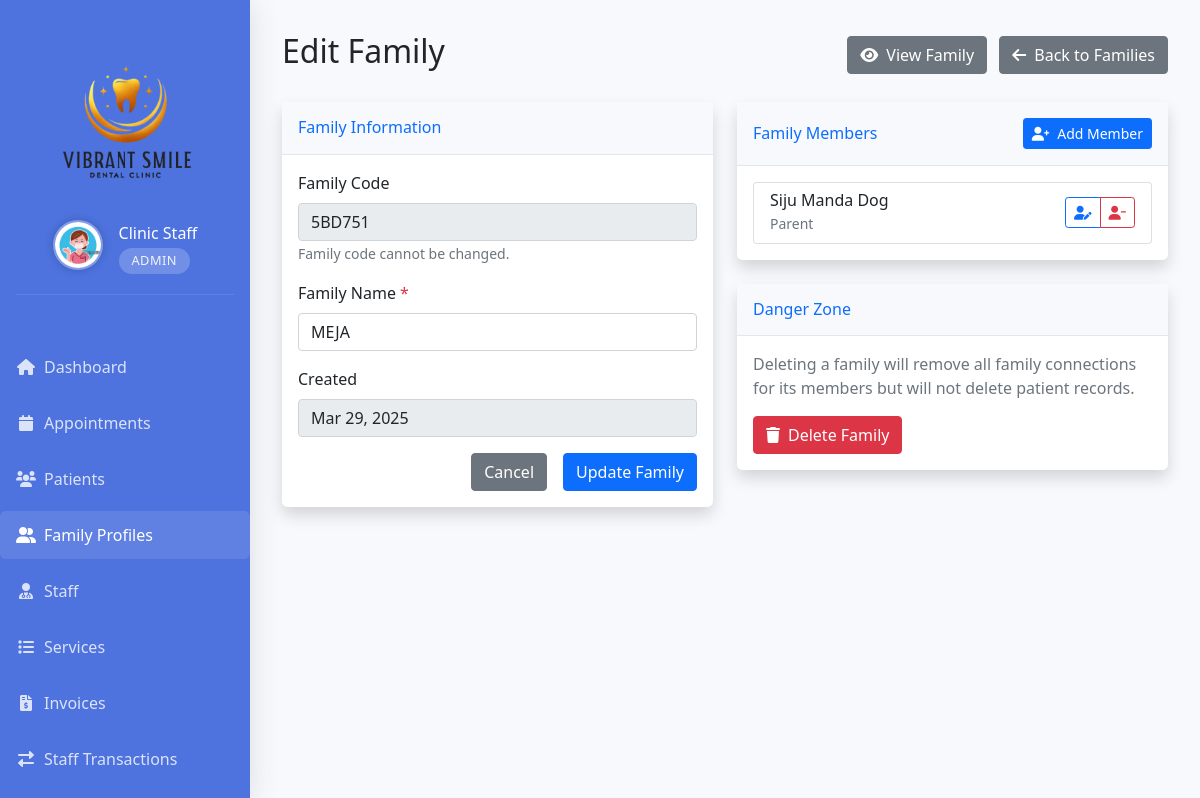
/admin/edit_family.php?id=15 (signed in), run on the app's committed database.
### tables this page shows
CREATE TABLE `users` (
  `id` int(11) NOT NULL,
  `username` varchar(50) NOT NULL,
  `password` varchar(255) NOT NULL,
  `role` enum('admin','doctor','patient') NOT NULL,
  `email` varchar(100) NOT NULL,
  `first_name` varchar(50) NOT NULL DEFAULT '',
  `middle_name` varchar(50) NOT NULL DEFAULT '',
  `last_name` varchar(50) NOT NULL DEFAULT '',
  `phone` varchar(20) DEFAULT NULL,
  `created_at` timestamp NOT NULL DEFAULT current_timestamp(),
  `updated_at` timestamp NOT NULL DEFAULT current_timestamp() ON UPDATE current_timestamp(),
  `active` tinyint(1) DEFAULT 1,
  `email_verified` tinyint(1) DEFAULT 0,
  `profile_picture` varchar(255) DEFAULT NULL
);

CREATE TABLE `family_codes` (
  `id` int(11) NOT NULL,
  `code` varchar(10) NOT NULL,
  `name` varchar(100) NOT NULL,
  `created_by` int(11) NOT NULL,
  `created_at` timestamp NOT NULL DEFAULT current_timestamp()
);

CREATE TABLE `patients` (
  `id` int(11) NOT NULL,
  `user_id` int(11) NOT NULL,
  `date_of_birth` date DEFAULT NULL,
  `age` int(11) DEFAULT NULL,
  `gender` enum('male','female') NOT NULL,
  `address` varchar(255) DEFAULT NULL,
  `region` varchar(50) DEFAULT NULL,
  `city` varchar(100) DEFAULT NULL,
  `barangay` varchar(100) DEFAULT NULL,
  `zipcode` varchar(10) DEFAULT NULL,
  `family_code` varchar(10) DEFAULT NULL,
  `family_role` varchar(50) DEFAULT NULL,
  `is_minor` tinyint(1) DEFAULT 0,
  `guardian_name` varchar(100) DEFAULT NULL,
  `guardian_relationship` varchar(50) DEFAULT NULL,
  `guardian_phone` varchar(20) DEFAULT NULL,
  `guardian_email` varchar(100) DEFAULT NULL,
  `guardian_consent` tinyint(1) DEFAULT 0,
  `created_at` timestamp NOT NULL DEFAULT current_timestamp(),
  `updated_at` timestamp NOT NULL DEFAULT current_timestamp() ON UPDATE current_timestamp()
);

### admin/edit_family.php (the view, shortened to what this page needs)
<?php
require_once "../config/database.php";
$family_id = $_GET['id'];
$family_code = "";
$family_name = "";
$family_name_err = "";
$sql = "SELECT * FROM family_codes WHERE id = ?";
if($stmt = mysqli_prepare($conn, $sql)){
    mysqli_stmt_bind_param($stmt, "i", $family_id);
    mysqli_stmt_execute($stmt);
    $result = mysqli_stmt_get_result($stmt);
    if($row = mysqli_fetch_assoc($result)){
        $family = $row;
        $family_code = $family['code'];
        $family_name = $family['name'];
    } else {
        $_SESSION['error_message'] = "Family not found";
        header("location: family_profiles.php");
        exit;
    }
}
$sql = "SELECT p.id as patient_id, p.family_role,
        u.first_name, u.middle_name, u.last_name
        FROM patients p
        JOIN users u ON p.user_id = u.id
        WHERE p.family_code = ?
        ORDER BY u.first_name, u.last_name";
$family_members = [];
if($stmt = mysqli_prepare($conn, $sql)){
    mysqli_stmt_bind_param($stmt, "s", $family_code);
    mysqli_stmt_execute($stmt);
    $result = mysqli_stmt_get_result($stmt);
    while($row = mysqli_fetch_assoc($result)){
        $family_members[] = $row;
    }
}
$current_page = "family_profiles";
require_once "includes/header.php";
?>
<div class="d-flex justify-content-between align-items-center mb-4">
    <h2>Edit Family</h2>
    <div>
        <a href="view_family.php?code=<?php echo $family_code; ?>" class="btn btn-secondary me-2">
            <i class="fas fa-eye me-2"></i>View Family
        </a>
        <a href="family_profiles.php" class="btn btn-secondary">
            <i class="fas fa-arrow-left me-2"></i>Back to Families
        </a>
    </div>
</div>
<div class="row">
    <div class="col-md-6">
        <div class="card shadow mb-4">
            <div class="card-header py-3">
                <h6 class="m-0 font-weight-bold text-primary">Family Information</h6>
            </div>
            <div class="card-body">
                <form method="post" action="<?php echo htmlspecialchars($_SERVER["PHP_SELF"] . "?id=" . $family_id); ?>">
                    <div class="mb-3">
                        <label for="family_code" class="form-label">Family Code</label>
                        <input type="text" class="form-control" id="family_code" value="<?php echo htmlspecialchars($family_code); ?>" readonly>
                        <small class="text-muted">Family code cannot be changed.</small>
                    </div>
                    <div class="mb-3">
                        <label for="family_name" class="form-label">Family Name <span class="text-danger">*</span></label>
                        <input type="text" class="form-control <?php echo !empty($family_name_err) ? 'is-invalid' : ''; ?>"
                               id="family_name" name="family_name" value="<?php echo htmlspecialchars($family_name); ?>" required>
                    </div>
                    <div class="mb-3">
                        <label class="form-label">Created</label>
                        <input type="text" class="form-control" value="<?php echo date('M d, Y', strtotime($family['created_at'])); ?>" readonly>
                    </div>
                    <div class="d-grid gap-2 d-md-flex justify-content-md-end">
                        <a href="view_family.php?code=<?php echo $family_code; ?>" class="btn btn-secondary me-md-2">Cancel</a>
                        <button type="submit" class="btn btn-primary">Update Family</button>
                    </div>
                </form>
            </div>
        </div>
    </div>
    <div class="col-md-6">
        <div class="card shadow mb-4">
            <div class="card-header py-3 d-flex justify-content-between align-items-center">
                <h6 class="m-0 font-weight-bold text-primary">Family Members</h6>
                <a href="add_to_family.php?code=<?php echo $family_code; ?>" class="btn btn-sm btn-primary">
                    <i class="fas fa-user-plus me-2"></i>Add Member
                </a>
            </div>
            <div class="card-body">
                <?php if(empty($family_members)): ?>
                <div class="text-center text-muted my-4">
                    <p>No family members found</p>
                    <a href="add_to_family.php?code=<?php echo $family_code; ?>" class="btn btn-primary">
                        <i class="fas fa-user-plus me-2"></i>Add Member
                    </a>
                </div>
                <?php else: ?>
                <div class="list-group">
                    <?php foreach($family_members as $member): ?>
                    <div class="list-group-item">
                        <div class="d-flex justify-content-between align-items-center">
                            <div>
                                <h6 class="mb-0"><?php echo htmlspecialchars($member['first_name'] . ' ' .
                                    ($member['middle_name'] ? $member['middle_name'] . ' ' : '') .
                                    $member['last_name']); ?>
                                </h6>
                                <small class="text-muted">
                                    <?php echo !empty($member['family_role'])
                                        ? htmlspecialchars($member['family_role'])
                                        : '<span class="text-danger">No role assigned</span>'; ?>
                                </small>
                            </div>
                            <div class="btn-group" role="group">
                                <a href="edit_patient_role.php?id=<?php echo $member['patient_id']; ?>&code=<?php echo $family_code; ?>"
                                   class="btn btn-sm btn-outline-primary" title="Edit Role">
                                    <i class="fas fa-user-edit"></i>
                                </a>
                                <a href="javascript:void(0);"
                                   onclick="confirmRemove(<?php echo $member['patient_id']; ?>, '<?php echo addslashes(htmlspecialchars($member['first_name'] . ' ' . $member['last_name'])); ?>')"
                                   class="btn btn-sm btn-outline-danger" title="Remove from Family">
                                    <i class="fas fa-user-minus"></i>
                                </a>
                            </div>
                        </div>
                    </div>
                    <?php endforeach; ?>
                </div>
                <?php endif; ?>
            </div>
        </div>
        <div class="card shadow mb-4">
            <div class="card-header py-3">
                <h6 class="m-0 font-weight-bold text-primary">Danger Zone</h6>
            </div>
            <div class="card-body">
                <p class="text-muted">Deleting a family will remove all family connections for its members but will not delete patient records.</p>
                <button type="button" class="btn btn-danger" data-bs-toggle="modal" data-bs-target="#deleteModal">
                    <i class="fas fa-trash me-2"></i>Delete Family
                </button>
            </div>
        </div>
    </div>
</div>
<?php require_once "includes/footer.php"; ?>

### admin/includes/header.php (shortened to what this page needs)
<!DOCTYPE html>
<html lang="en">
<head>
    <link href="https://cdn.jsdelivr.net/npm/bootstrap@5.1.3/dist/css/bootstrap.min.css" rel="stylesheet">
    <link href="https://cdnjs.cloudflare.com/ajax/libs/font-awesome/6.0.0/css/all.min.css" rel="stylesheet">
    <link href="https://cdn.jsdelivr.net/npm/sweetalert2@11.7.32/dist/sweetalert2.min.css" rel="stylesheet">
    <link href="https://cdn.jsdelivr.net/npm/fullcalendar@5.11.3/main.min.css" rel="stylesheet">
</head>
<body>
    <div class="container-fluid">
        <div class="row">
            <div class="col-lg-2 px-0 sidebar" id="sidebar">
                <div class="logo-container">
                    <img src="../assets/images/logo_vibrant.png" alt="Vibrant SmileDental Logo" class="img-fluid logo-img">
                    <?php
                    $admin_id = $_SESSION["id"];
                    $admin_query = "SELECT first_name, last_name, profile_picture FROM users WHERE id = ?";
                    $admin_stmt = mysqli_prepare($conn, $admin_query);
                    mysqli_stmt_bind_param($admin_stmt, "i", $admin_id);
                    mysqli_stmt_execute($admin_stmt);
                    $admin_result = mysqli_stmt_get_result($admin_stmt);
                    $admin_info = mysqli_fetch_assoc($admin_result);
                    $admin_name = $admin_info['first_name'] . ' ' . $admin_info['last_name'];
                    $profile_pic = $admin_info['profile_picture'] ? '../' . $admin_info['profile_picture'] : '../assets/img/default-profile.png';
                    ?>
                    <div class="admin-profile mb-3">
                        <div class="d-flex align-items-center justify-content-center">
                            <img src="<?php echo $profile_pic; ?>" alt="Admin Profile" class="admin-profile-img rounded-circle me-3">
                            <div class="text-start">
                                <h4 class="text-white mb-0"><?php echo htmlspecialchars($admin_name); ?></h4>
                                <span class="admin-label">Admin</span>
                            </div>
                        </div>
                    </div>
                </div>
                <ul class="nav flex-column">
                    <li class="nav-item">
                        <a class="nav-link <?php echo $current_page === 'dashboard' ? 'active' : ''; ?>" href="dashboard.php">
                            <i class="fas fa-home me-2"></i> Dashboard
                        </a>
                    </li>
                    <li class="nav-item">
                        <a class="nav-link <?php echo $current_page === 'appointments' ? 'active' : ''; ?>" href="appointments.php">
                            <i class="fas fa-calendar me-2"></i> Appointments
                        </a>
                    </li>
                    <li class="nav-item">
                        <a class="nav-link <?php echo $current_page === 'patients' ? 'active' : ''; ?>" href="patients.php">
                            <i class="fas fa-users me-2"></i> Patients
                        </a>
                    </li>
                    <li class="nav-item">
                        <a class="nav-link <?php echo $current_page === 'family_profiles' ? 'active' : ''; ?>" href="family_profiles.php">
                            <i class="fas fa-user-friends me-2"></i> Family Profiles
                        </a>
                    </li>
                    <li class="nav-item">
                        <a class="nav-link <?php echo $current_page === 'staff' ? 'active' : ''; ?>" href="staff.php">
                            <i class="fas fa-user-md me-2"></i> Staff
                        </a>
                    </li>
                    <li class="nav-item">
                        <a class="nav-link <?php echo $current_page === 'services' ? 'active' : ''; ?>" href="services.php">
                            <i class="fas fa-list me-2"></i> Services
                        </a>
                    </li>
                    <li class="nav-item">
                        <a class="nav-link <?php echo $current_page === 'invoices' ? 'active' : ''; ?>" href="invoices.php">
                            <i class="fas fa-file-invoice-dollar me-2"></i> Invoices
                        </a>
                    </li>
                    <li class="nav-item">
                        <a class="nav-link <?php echo $current_page === 'transactions' ? 'active' : ''; ?>" href="transactions.php">
                            <i class="fas fa-exchange-alt me-2"></i> Staff Transactions
                        </a>
                    </li>
                    <li class="nav-item">
                        <a class="nav-link <?php echo $current_page === 'reports' ? 'active' : ''; ?>" href="reports.php">
                        </a>
                    </li>
                </ul>
            </div>
            <div class="col-lg-10 main-content" id="mainContent">

### admin/includes/header.php (style rules this page uses)
body { background: #f8f9fc; overflow-x: hidden; }
.sidebar { min-height: 100vh; background: #4e73df; color: white; padding: 1rem; position: fixed; left: 0; top: 0; z-index: 1000; transition: all 0.3s ease; width: 250px; overflow-y: auto; box-shadow: 0 0.15rem 1.75rem 0 rgba(58, 59, 69, 0.15); }
.sidebar .nav-link { color: rgba(255,255,255,.8); padding: 0.75rem 1rem; border-radius: 0.35rem; margin-bottom: 0.5rem; transition: all 0.3s ease; white-space: nowrap; display: flex; align-items: center; }
.sidebar .nav-link i { width: 20px; text-align: center; margin-right: 0.5rem; }
.sidebar .nav-link.active { background: rgba(255,255,255,.1); color: white; font-weight: 500; }
.main-content { padding: 2rem; margin-left: 250px; transition: all 0.3s ease; min-height: 100vh; position: relative; }
.card { border: none; border-radius: 0.35rem; box-shadow: 0 0.15rem 1.75rem 0 rgba(58, 59, 69, 0.15); margin-bottom: 1.5rem; }
.card-header { background-color: #f8f9fc; border-bottom: 1px solid #e3e6f0; padding: 1rem; }
.logo-container { padding: 1rem; margin-bottom: 1rem; text-align: center; border-radius: 0.5rem; }
.logo-container img { max-width: 180px; height: auto; margin-bottom: 0.5rem; transition: transform 0.3s ease; }
.logo-container h4 { margin: 0; font-size: 1.2rem; color: rgba(255, 255, 255, 0.9); font-weight: 500; }
.logo-container .admin-label { display: inline-block; background: rgba(255, 255, 255, 0.2); color: rgba(255, 255, 255, 0.9); padding: 0.2rem 0.8rem; border-radius: 1rem; font-size: 0.8rem; margin-top: 0.3rem; font-weight: 500; letter-spacing: 0.5px; text-transform: uppercase; }
@media (min-width: 992px) { .sidebar { transform: none !important; display: block !important; width: 250px !important; position: fixed !important; height: 100vh !important; z-index: 1000 !important; } }
@media (min-width: 992px) { .main-content { margin-left: 250px !important; width: calc(100% - 250px) !important; } }
.admin-profile { padding-bottom: 1rem; border-bottom: 1px solid rgba(255, 255, 255, 0.1); margin-bottom: 1rem; }
.admin-profile-img { width: 50px; height: 50px; object-fit: cover; border: 2px solid rgba(255, 255, 255, 0.3); box-shadow: 0 0 10px rgba(0, 0, 0, 0.2); }
.admin-profile h4 { font-size: 1rem; font-weight: 500; }
.logo-img { max-width: 120px; margin: 0 auto; display: block; }

### data on the page
users: profile_picture (picture), admin_name "Clinic Staff"
family_codes: code "5BD751", family_name "MEJA", created_at "Mar 29, 2025"
patients: user.last_name "Siju Manda Dog", family_role "Parent"
